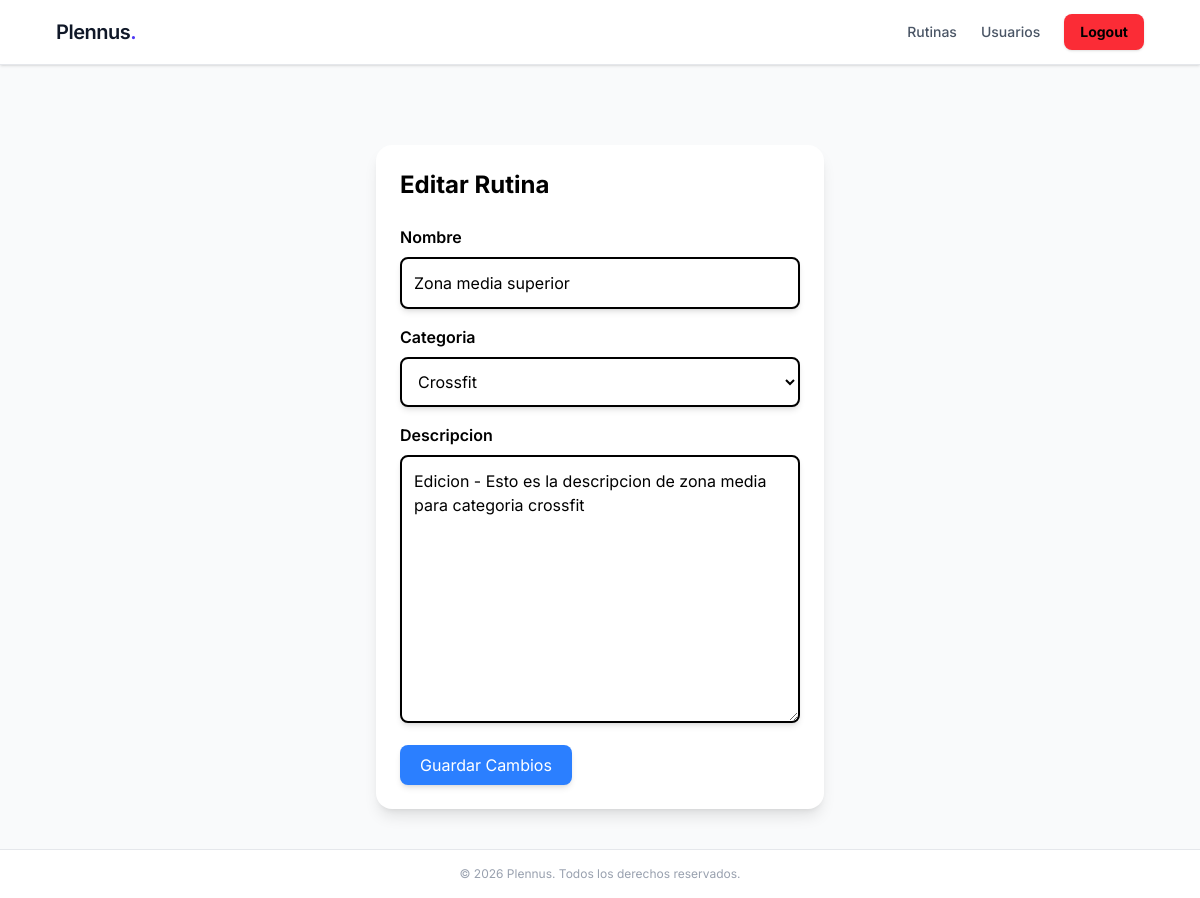
Page /rutina/editar/5/ (signed in) on the committed database.
### rutina/models.py (models this page shows, shortened)
class Rutina(models.Model):
    nombre = models.CharField(max_length=100)
    categoria = models.ForeignKey(CategoriaRutina, on_delete=models.CASCADE, blank=True)
    activa = models.BooleanField(default=True)
    descripcion = models.TextField()

### rutina/views.py (the view)
# urls.py: path('editar/<int:id>/', views.editar_rutina, name='editar_rutina'),
@login_required
def editar_rutina(request, id):
    rutina = get_object_or_404(Rutina, id=id)
    if request.method == 'POST':
        form = RutinaForm(request.POST, instance=rutina)
        if form.is_valid():
            form.save()
            return redirect('rutinas')
    else:
        form = RutinaForm(instance=rutina)
    return render(request, 'rutina/editar_rutina.html', {'form': form, 'rutina': rutina})

### rutina/forms.py
class RutinaForm(forms.ModelForm):
    class Meta:
        model = Rutina
        fields = ['nombre', 'categoria', 'descripcion']

### rutina/models.py (called while the page is built)
    def __str__(self):
        return self.nombre

### rutina/templates/rutina/editar_rutina.html (shortened to what this page needs)
{% extends 'usuarios/base.html' %}
{% load widget_tweaks %}
{% block body %}
<div class="max-w-md mx-auto mt-10 bg-white p-6 rounded-2xl shadow-lg">
    <h1 class="text-2xl font-bold mb-6 text-black">
        Editar Rutina
    </h1>
    <form method="POST" enctype="multipart/form-data" class="space-y-4">
        {% for field in form %}
            <div>
                <label class="block mb-2 font-semibold text-black">
                    {{ field.label }}
                </label>
                {{ field|add_class:"w-full border-2 border-black bg-white text-black p-3 rounded-lg shadow-md focus:outline-none focus:ring-2 focus:ring-blue-500 focus:border-blue-500" }}
            </div>
        {% endfor %}
        <button
            type="submit"
            class="bg-blue-500 hover:bg-blue-600 text-white px-5 py-2 rounded-lg shadow-md transition"
        >
            Guardar Cambios
        </button>
    </form>
</div>
{% endblock %}

### usuarios/templates/usuarios/base.html (style rules this page uses)
body { font-family: 'Inter', sans-serif; }

### rows in the picture
Rutina: form "Zona media superior" "Crossfit" "Edicion - Esto es la descripcion de zona media para categoria crossfit"

### other values in the picture
{{ field.label }} "Nombre" "Categoria" "Descripcion"
